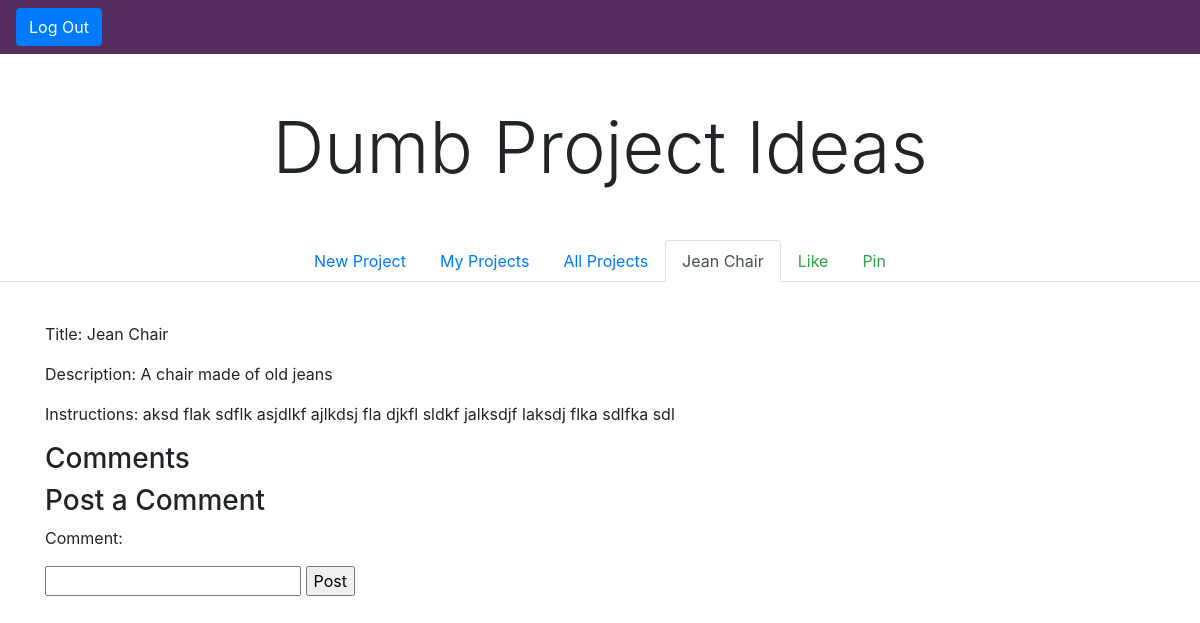
Page /view_project/1 (signed in) on the committed database.
### app.py (models this page shows)
class Project(db.Model):
    id = db.Column(db.Integer, primary_key=True)
    image = db.Column(db.String(255))
    title = db.Column(db.String(255))
    description = db.Column(db.String(255))
    instructions = db.Column(db.Text)
    author_id = db.Column(db.Integer, db.ForeignKey("user.id", ondelete="cascade"))
    author = db.relationship('User', foreign_keys=[author_id], backref="user_projects")
    users_who_like_this_project = db.relationship('User', secondary=likes_table)
    users_who_pinned_this_project = db.relationship('User', secondary=pinned_table)
    num_likes = db.Column(db.Integer, default=0)
    created_at = db.Column(db.DateTime, server_default=func.now())
    updated_at = db.Column(db.DateTime, server_default=func.now(), onupdate=func.now())

### app.py (the view)
@app.route('/view_project/<id>')
def view_project(id):
    if 'userid' in session:
        user = User.query.get(session['userid'])
    else:
        user = False
    project = Project.query.filter_by(id=id).first()
    comments = Comment.query.filter_by(project_id=id)
    return render_template('view_project.html', project=project, comments=comments, user=user)

### templates/view_project.html (shortened to what this page needs)
<!DOCTYPE html>
<html lang="en">
<head>
    <link rel="stylesheet" href="https://maxcdn.bootstrapcdn.com/bootstrap/4.0.0/css/bootstrap.min.css"
>
</head>
<body>
    <nav class="navbar navbar-expand-lg navbar-secondary" style="background-color: rgb(84, 45, 94);">
        <div class="collapse navbar-collapse" id="navbarNavAltMarkup">
            <div class="navbar-nav">
                {% if 'userid' not in session %}
                <div class="dropdown show mr-3">
                    <a class="btn btn-primary dropdown-toggle" href="#" role="button" id="dropdownMenuLink"
                        data-toggle="dropdown" aria-haspopup="true" aria-expanded="false">
                        <i class="fas fa-user-plus"></i> Sign Up
                    </a>
                        <form action="/on_register" method="post" style="width: 300px;" class="dropdown-menu p-4">
                            <div class="form-group">
                                <label for="username">Username</label>
                                <input type="text" class="form-control" name="username" id="username"
                                    placeholder="Username">
                            </div>
                            <div class="form-group">
                                <label for="email">Email</label>
                                <input type="email" class="form-control" name="email" id="email"
                                    placeholder="example@example.com">
                            </div>
                            <div class="form-group">
                                <label for="password">Password</label>
                                <input type="password" class="form-control" name="password" id="password"
                                    placeholder="Password">
                            </div>
                            <div class="form-group">
                                <label for="confirm_password">Confirm Password</label>
                                <input type="password" class="form-control" name="confirm_password"
                                    id="confirm_password" placeholder="Confirm password">
                            </div>
                            <button type="submit" class="btn btn-primary">Sign Up</button>
                        </form>
                </div>
                <div class="dropdown show">
                    <a class="btn btn-primary dropdown-toggle" href="#" role="button" id="dropdownMenuLink"
                        data-toggle="dropdown" aria-haspopup="true" aria-expanded="false">
                        <i class="fas fa-sign-in-alt"></i> Sign In
                    </a>
                    <form action="/on_login" method="post" style="width: 300px;" class="dropdown-menu p-4">
                        <div class="form-group">
                            <label for="username">Username</label>
                            <input type="text" class="form-control" name="username" id="username"
                                placeholder="Username">
                        </div>
                        <div class="form-group">
                            <label for="password">Password</label>
                            <input type="password" class="form-control" name="password" id="password"
                                placeholder="Password">
                        </div>
                        <button type="submit" class="btn btn-primary">Sign in</button>
                    </form>
                </div>
                {% else %}
                <a class="btn btn-primary" role="button" href="/on_logout">Log Out</a>
                {% endif %}
            </div>
        </div>
    </nav>
    <h1 class="text-center display-3" style="margin: 50px 0;">Dumb Project Ideas</h1>
    <ul class="nav nav-tabs justify-content-center" style="margin-bottom: 40px;">
        {% if 'userid' in session %}
        <a class="nav-item nav-link" href="/project_form">New Project</a>
        {% endif %}
        {% if 'userid' in session %}
        <a class="nav-item nav-link" href="/my_projects">My Projects</a>
        {% endif %}
        <a class="nav-item nav-link" href="/">All Projects</a>
        <a class="nav-item nav-link active" href="/view_project/{{project.id}}">{{project.title}}</a>
        {% if 'userid' in session %}
        {% if project in user.projects_this_user_likes %}
        <a class="nav-item nav-link text-danger" href="/on_unlike/{{project.id}}">Unlike</a>
        {%else%}
        <a class="nav-item nav-link text-success" href="/on_like/{{project.id}}">Like</a>
        {% endif %}
        {% if project in user.projects_this_user_pinned %}
        <a class="nav-item nav-link text-danger" href="/on_unpin/{{project.id}}">Unpin</a>
        {%else%}
        <a class="nav-item nav-link text-success" href="/on_pin/{{project.id}}">Pin</a>
        {% endif %}
        {% endif %}
    </ul>
    <div class="container mb-5">
        <p>Title: {{project.title}}</p>
        <p>Description: {{project.description}}</p>
        <p>Instructions: {{project.instructions}}</p>
        <h3>Comments</h3>
        {% if 'userid' in session %}
        <form action="/on_comment/{{project.id}}" method="post">
            <h3>Post a Comment</h3>
            <p>Comment:</p>
            <input type="text" name="content">
            <input type="submit" value="Post">
        </form>
        {% endif %}
    </div>
</body>
</html>

### rows in the picture
Project: title "Jean Chair", description "A chair made of old jeans", instructions "aksd flak sdflk asjdlkf ajlkdsj fla djkfl sldkf jalksdjf laksdj flka sdlfka sdl"
